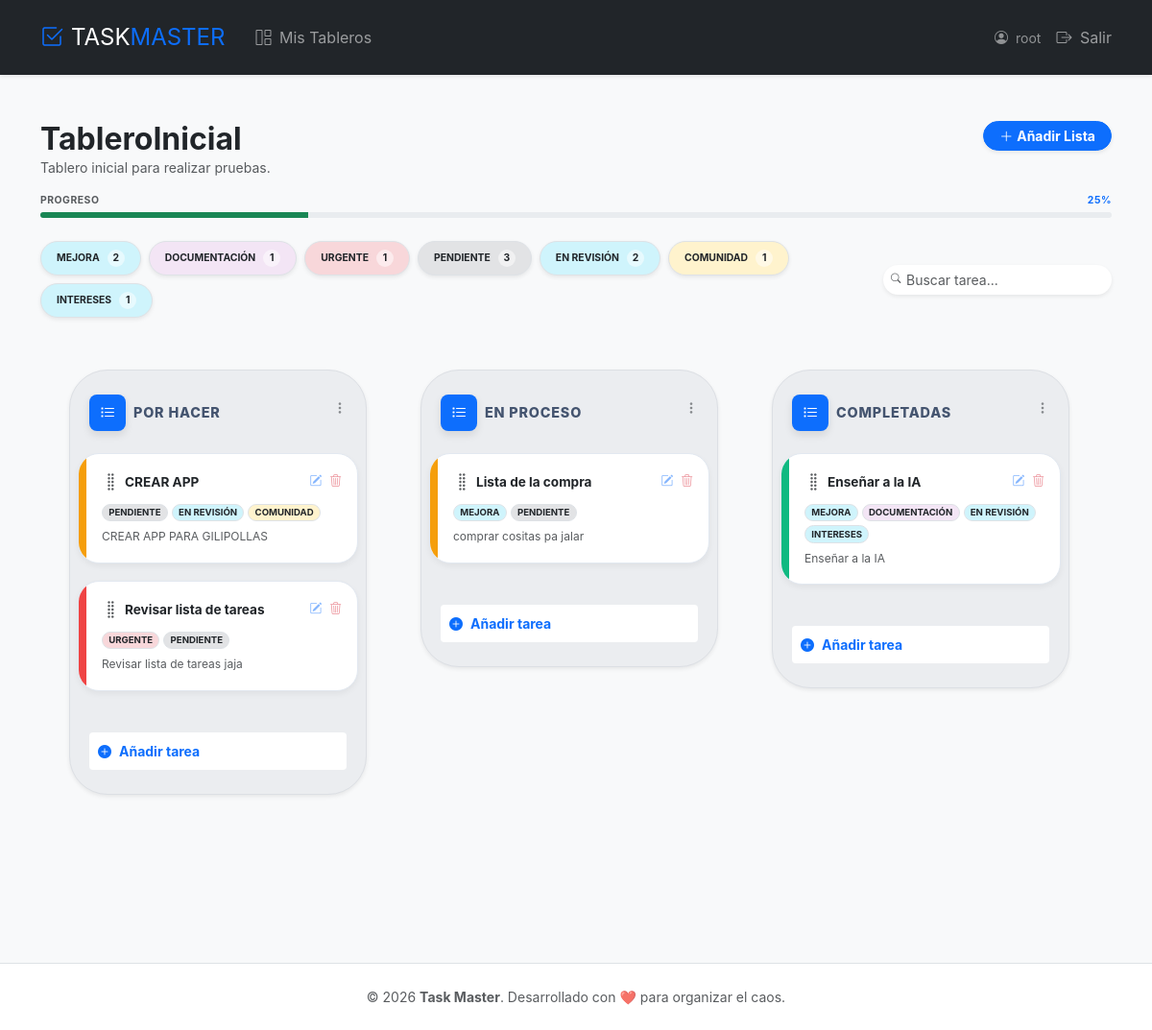
Before: /boards/1/ (signed in) with the older database file.
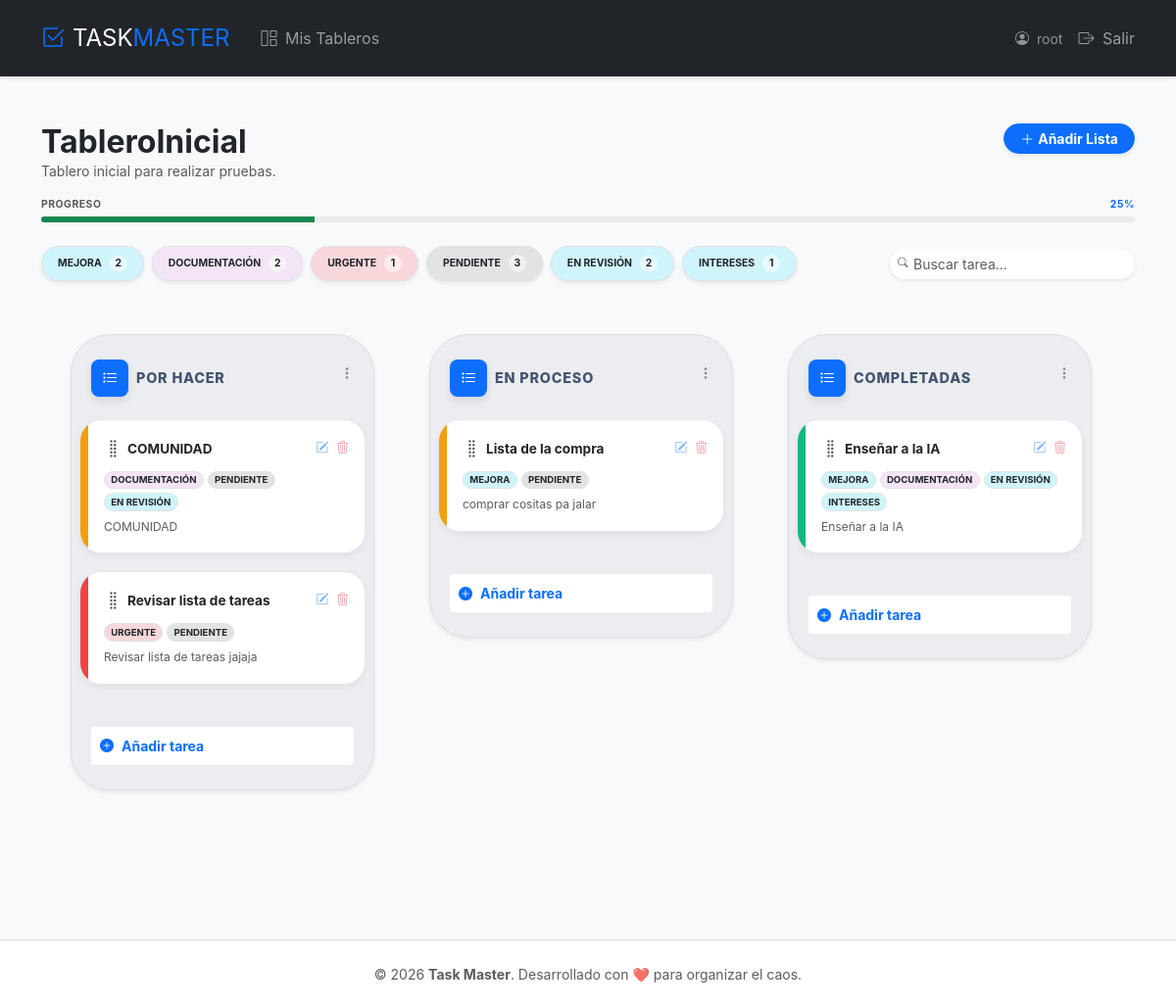
After: the same page with the newer database file.
### boards/models.py (models this page shows, shortened)
class Board(models.Model):
    title = models.CharField(max_length=100)
    description = models.TextField(blank=True)
    owner = models.ForeignKey(
        User, on_delete=models.CASCADE, related_name="owned_boards"
    )
    created_at = models.DateTimeField(auto_now_add=True)

class Tag(models.Model):
    COLOR_CHOICES = [
        ("#d1e7dd", "Verde"),
        ("#f8d7da", "Rojo"),
        ("#fff3cd", "Amarillo"),
        ("#cff4fc", "Azul"),
        ("#e2e3e5", "Gris"),
        ("#f3e5f5", "Morado"),
    ]
    name = models.CharField(max_length=50)
    color = models.CharField(max_length=7, choices=COLOR_CHOICES, default="#cff4fc")

class TaskList(models.Model):
    board = models.ForeignKey(Board, on_delete=models.CASCADE, related_name="lists")
    title = models.CharField(max_length=100)
    position = models.PositiveIntegerField(default=0)  # Para el orden visual
    class Meta:
        ordering = ["position"]

class Task(models.Model):
    PRIORITY_CHOICES = [
        ("low", "Baja"),
        ("medium", "Media"),
        ("high", "Alta"),
    ]
    task_list = models.ForeignKey(
        TaskList, on_delete=models.CASCADE, related_name="tasks"
    )
    title = models.CharField(max_length=200)
    description = models.TextField(blank=True)
    assigned_to = models.ForeignKey(
        User, on_delete=models.SET_NULL, null=True, blank=True
    )
    priority = models.CharField(
        max_length=10, choices=PRIORITY_CHOICES, default="medium"
    )
    due_date = models.DateTimeField(null=True, blank=True)
    position = models.PositiveIntegerField(default=0)
    created_at = models.DateTimeField(auto_now_add=True)
    tags = models.ManyToManyField(Tag, blank=True, related_name="tasks")
    class Meta:
        ordering = ["position"]

### boards/views.py (the view)
# urls.py: path("<int:pk>/", views.BoardDetailView.as_view(), name="board_detail"),
class BoardDetailView(LoginRequiredMixin, DetailView):
    model = Board
    template_name = "boards/board_detail.html"
    context_object_name = "board"
    def get_object(self, queryset=None):
        board = super().get_object(queryset)
        if board.owner != self.request.user:
            raise PermissionDenied
        return board
    def get_context_data(self, **kwargs):
        context = super().get_context_data(**kwargs)
        board = self.get_object()
        active_tag_id = self.request.GET.get("tag")
        tasks_queryset = Task.objects.all()
        if active_tag_id:
            tasks_queryset = tasks_queryset.filter(tags__id=active_tag_id)
            context["active_tag"] = get_object_or_404(Tag, id=active_tag_id)
        lists_with_filtered_tasks = board.lists.prefetch_related(
            Prefetch("tasks", queryset=tasks_queryset.order_by("position"))
        )
        all_tasks = Task.objects.filter(task_list__board=board)
        total_count = all_tasks.count()
        done_tasks = all_tasks.filter(
            Q(task_list__title__icontains="hecho")
            | Q(task_list__title__icontains="terminado")
            | Q(task_list__title__icontains="done")
            | Q(task_list__title__icontains="completa")
            | Q(task_list__title__icontains="finalizada")
        ).count()
        progress = int((done_tasks / total_count) * 100) if total_count > 0 else 0
        context["board_lists"] = lists_with_filtered_tasks
        context["progress"] = progress
        context["done_tasks"] = done_tasks
        context["total_tasks"] = (
            total_count  # Corregido: antes intentabas usar total_tasks sin definirlo
        )
        context["board_tags"] = (
            Tag.objects.filter(tasks__task_list__board=board)
            .annotate(num_tasks=Count("tasks", filter=Q(tasks__task_list__board=board)))
            .distinct()
        )
        context["tags"] = Tag.objects.all()
        return context

### templates/boards/board_detail.html (shortened to what this page needs)
{% extends "layout.html" %}
{% load static %}
{% block content %}
<div class="mb-4">
    <div class="d-flex justify-content-between align-items-start mb-2">
        <div>
            <h2 class="fw-bold text-dark mb-0">{{ board.title }}</h2>
            <p class="text-muted small mb-0">{{ board.description|default:"Sin descripción adicional." }}</p>
        </div>
        <button class="btn btn-primary btn-sm rounded-pill px-3 shadow-sm fw-bold" data-bs-toggle="modal" data-bs-target="#listModal">
            <i class="bi bi-plus-lg me-1"></i>Añadir Lista
        </button>
    </div>
    <div class="mt-3 mb-4">
        <div class="d-flex justify-content-between align-items-end mb-1">
            <span class="extra-small fw-bold text-muted text-uppercase">Progreso</span>
            <span id="progress-text" class="extra-small fw-bold text-primary">{{ progress }}%</span>
        </div>
        <div class="progress" style="height: 6px; border-radius: 10px; background-color: #e9ecef;">
            <div id="main-progress-bar" class="progress-bar bg-success" role="progressbar"
                style="width: {{ progress }}%;" aria-valuenow="{{ progress }}"
                aria-valuemin="0" aria-valuemax="100"></div>
        </div>
    </div>
    <div class="d-flex flex-column flex-md-row justify-content-between align-items-md-center gap-3 mb-4">
        <div class="d-flex flex-wrap gap-2 align-items-center">
            {% for tag in board_tags %}
            <a href="?tag={{ tag.id }}"
               class="badge rounded-pill border text-decoration-none text-dark d-flex align-items-center px-3 py-2 shadow-sm
                      {% if active_tag.id == tag.id %}border-dark border-2{% endif %}"
               style="background-color: {{ tag.color }}; font-size: 0.65rem;">
                <span class="fw-bold me-2">{{ tag.name|upper }}</span>
                <span class="bg-white bg-opacity-50 rounded-circle d-flex align-items-center justify-content-center" style="width: 18px; height: 18px;">{{ tag.num_tasks }}</span>
            </a>
            {% endfor %}
        </div>
        <div class="position-relative" style="min-width: 200px;">
            <input type="text" id="taskSearch" class="form-control form-control-sm rounded-pill ps-4 border-0 shadow-sm" placeholder="Buscar tarea...">
            <i class="bi bi-search position-absolute top-50 start-0 translate-middle-y ms-2 text-muted extra-small"></i>
        </div>
    </div>
</div>
<div class="kanban-wrapper">
    {% for list in board_lists %}
    <div class="kanban-column shadow-sm"
        {% if 'hecho' in list.title|lower or 'termin' in list.title|lower %} data-is-done="true" {% endif %}>
        <div class="kanban-column-header">
            <div class="d-flex justify-content-between align-items-start mb-2">
                <div class="d-flex align-items-center">
                    <div class="icon-box rounded-3 me-2 d-flex align-items-center justify-content-center text-white bg-primary">
                        <i class="bi bi-list-task"></i>
                    </div>
                    <h6 class="column-title mb-0">{{ list.title|upper }}</h6>
                </div>
                <div class="dropdown">
                    <button class="btn btn-sm border-0 opacity-50 p-0" data-bs-toggle="dropdown"><i class="bi bi-three-dots-vertical"></i></button>
                </div>
            </div>
        </div>
        <div class="tasks-container px-2">
            {% for task in list.tasks.all %}
            <div class="task-card prio-{{ task.priority }}"
                data-taskid="{{ task.id }}"
                data-title="{{ task.title }}"
                data-desc="{{ task.description|default:'' }}"
                data-prio="{{ task.priority }}"
                data-date="{{ task.due_date|date:'Y-m-d\TH:i' }}"
                data-tags="{% for tag in task.tags.all %}{{ tag.id }}{% if not forloop.last %},{% endif %}{% endfor %}">
                <div class="task-card-body">
                    <div class="d-flex justify-content-between align-items-start mb-2">
                        <div class="d-flex align-items-center overflow-hidden">
                            <i class="bi bi-grip-vertical text-muted fs-5 me-1"></i>
                            <h6 class="mb-0 fw-bold text-dark text-truncate" style="font-size: 0.85rem;">{{ task.title }}</h6>
                        </div>
                        <div class="d-flex gap-2">
                            <button class="btn-edit-task text-primary p-0 border-0 bg-transparent opacity-50"
                                    data-bs-toggle="modal" data-bs-target="#taskModal">
                                <i class="bi bi-pencil-square" style="font-size: 0.8rem;"></i>
                            </button>
                            <form action="{% url 'boards:delete_task' task.id %}" method="post" onsubmit="return confirm('¿Borrar tarea?');">
                                <button type="submit" class="btn-delete-task text-danger p-0 border-0 bg-transparent opacity-50">
                                    <i class="bi bi-trash3" style="font-size: 0.8rem;"></i>
                                </button>
                            </form>
                        </div>
                    </div>
                    <div class="task-tags d-flex flex-wrap gap-1 mb-2">
                        {% for tag in task.tags.all %}
                        <span class="badge rounded-pill border text-dark" style="background-color: {{ tag.color }}; font-size: 0.6rem;">{{ tag.name|upper }}</span>
                        {% endfor %}
                    </div>
                    {% if task.description %}
                    <p class="text-muted mb-0 text-truncate-2" style="font-size: 0.75rem; line-height: 1.4;">{{ task.description }}</p>
                    {% endif %}
                </div>
            </div>
            {% endfor %}
        </div>
        <div class="p-2 mt-auto">
            <button class="btn btn-sm w-100 text-start open-task-modal border-dashed py-2 fw-bold text-primary bg-white"
                    data-bs-toggle="modal" data-bs-target="#taskModal" data-listid="{{ list.id }}">
                <i class="bi bi-plus-circle-fill me-2"></i>Añadir tarea
            </button>
        </div>
    </div>
    {% endfor %}
</div>
{% endblock %}

### templates/layout.html (shortened to what this page needs)
{% load static %}
<!DOCTYPE html>
<html lang="es">
<head>
    <link href="https://cdn.jsdelivr.net/npm/bootstrap@5.3.2/dist/css/bootstrap.min.css" rel="stylesheet">
    <link rel="stylesheet" href="https://cdn.jsdelivr.net/npm/bootstrap-icons@1.11.1/font/bootstrap-icons.css">
    <link rel="stylesheet" href="{% static 'css/style.css' %}">
</head>
<body class="bg-light d-flex flex-column min-vh-100">
    {% include "includes/_header.html" %}
    <main class="container py-5 flex-grow-1">
        {% block content %}{% endblock %}
    </main>
    {% include "includes/_footer.html" %}
</body>
</html>

### templates/includes/_header.html (shortened to what this page needs)
<nav class="navbar navbar-expand-lg navbar-dark bg-dark py-3 shadow-sm">
    <div class="container">
        <a class="navbar-brand fw-800 fs-4" href="{% url 'boards:board_list' %}">
            <i class="bi bi-check2-square text-primary me-2"></i>TASK<span class="text-primary">MASTER</span>
        </a>
        <div class="collapse navbar-collapse" id="navbarNav">
            <ul class="navbar-nav me-auto">
                {% if user.is_authenticated %}
                <li class="nav-item">
                    <a class="nav-link px-3" href="{% url 'boards:board_list' %}">
                        <i class="bi bi-grid-1x2 me-1"></i> Mis Tableros
                    </a>
                </li>
                {% endif %}
            </ul>
            <ul class="navbar-nav ms-auto align-items-center gap-2">
                {% if user.is_authenticated %}
                    <li class="nav-item text-white-50 me-2 small">
                        <i class="bi bi-person-circle me-1"></i> {{ user.username }}
                    </li>
                    <li class="nav-item">
                        <form action="{% url 'logout' %}" method="post" class="m-0">
                            <button type="submit" class="btn btn-link nav-link border-0 p-0 text-danger-hover">
                                <i class="bi bi-box-arrow-right me-1"></i> Salir
                            </button>
                        </form>
                    </li>
                {% endif %}
            </ul>
        </div>
    </div>
</nav>

### templates/includes/_footer.html
<footer class="bg-white py-4 mt-auto border-top">
    <div class="container text-center">
        <p class="text-muted mb-0 small">
            &copy; 2026 <strong>Task Master</strong>. Desarrollado con ❤️ para organizar el caos.
        </p>
    </div>
</footer>

### static/style.css (style rules this page uses)
body { font-family: 'Inter', sans-serif; background-color: #f1f2f4; margin: 0; }
.extra-small { font-size: 0.7rem; }
.kanban-wrapper { display: flex; overflow-x: auto; padding: 30px; gap: 3.5rem; min-height: calc(100vh - 200px); align-items: flex-start; -webkit-overflow-scrolling: touch; }
.kanban-column { width: 310px; min-width: 310px; background-color: #ebedf0; border-radius: 40px !important; padding: 0 !important; display: flex; flex-direction: column; max-height: 85vh; border: 1px solid #dcdfe4; box-shadow: 0 8px 20px rgba(0,0,0,0.06); overflow: hidden !important; }
.kanban-column-header { padding: 25px 20px 15px 20px; background-color: transparent; }
.tasks-container { overflow-y: auto; padding: 0 15px 10px 15px; scrollbar-width: thin; }
.task-card { background: #ffffff !important; border-radius: 22px !important; padding: 0 !important; margin-bottom: 18px !important; border: 1px solid #e2e8f0; box-shadow: 0 3px 6px rgba(0,0,0,0.05); transition: all 0.25s cubic-bezier(0.4, 0, 0.2, 1); overflow: hidden; cursor: pointer; position: relative; }
.task-card::before { content: ''; position: absolute; left: 0; top: 0; bottom: 0; width: 8px; z-index: 1; }
.prio-high::before { background-color: #ef4444; }
.prio-medium::before { background-color: #f59e0b; }
.prio-low::before { background-color: #10b981; }
.task-card-body { padding: 14px 16px 18px 24px; }
.column-title { font-weight: 800; color: #44546f; font-size: 0.9rem; letter-spacing: 0.8px; text-transform: uppercase; }
.icon-box { width: 38px; height: 38px; border-radius: 12px; box-shadow: 0 4px 8px rgba(0,0,0,0.1); }
.p-2.mt-auto { padding: 15px 20px 25px 20px !important; }
.extra-small { font-size: 0.65rem; letter-spacing: 0.05em; }

Changed rows visible on the page:
no longer on this page (row unchanged): Tag: name "COMUNIDAD", num_tasks "1", color "#fff3cd" (drawn)
removed Task: title "CREAR APP", description "CREAR APP PARA GILIPOLLAS", Tag (name "PENDIENTE", color "#e2e3e5" (drawn)), Tag (name "EN REVISIÓN"), shown under TaskList "POR HACER"
computed for Tag "DOCUMENTACIÓN": num_tasks "1" → "2"
added Task: title "COMUNIDAD", description "COMUNIDAD", Tag (name "DOCUMENTACIÓN", color "#f3e5f5" (drawn)), Tag (name "PENDIENTE", color "#e2e3e5" (drawn)), Tag (name "EN REVISIÓN"), shown under TaskList "POR HACER"
changed Task "Revisar lista de tareas": description "Revisar lista de tareas jaja" → "Revisar lista de tareas jajaja"
